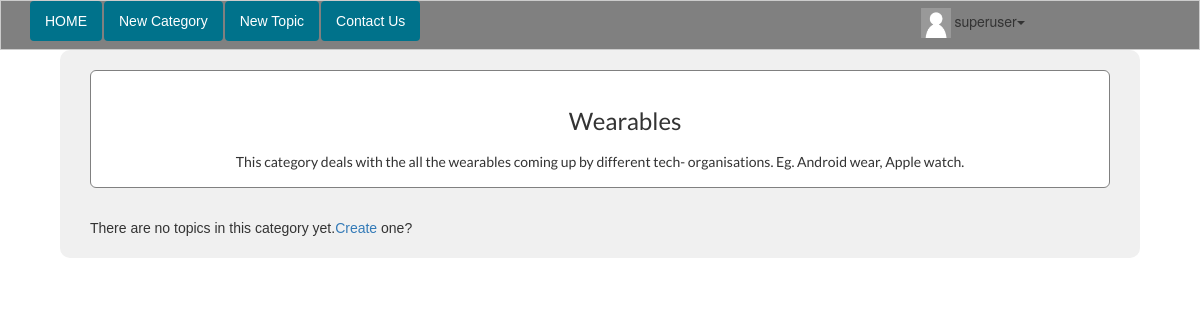
The page /category.php?id=4 (signed in) on the database its author committed.
### tables this page shows
CREATE TABLE IF NOT EXISTS `categories` (
  `id` int(8) NOT NULL AUTO_INCREMENT,
  `name` varchar(255) NOT NULL,
  `description` varchar(255) NOT NULL,
  `last_update` timestamp NOT NULL DEFAULT CURRENT_TIMESTAMP,
  PRIMARY KEY (`id`),
  UNIQUE KEY `cat_name_unique` (`name`)
);

### category.php (the view, shortened to what this page needs)
<?php
include 'header.php';
?>
<?php
$cat_id=  $_GET['id'];
$sql="SELECT categories.id, categories.name, categories.description FROM categories WHERE categories.id=$cat_id";
$result=  mysql_query($sql);
if(!$result)
{
    redirect("error404.php");
}
else
{
    if(mysql_num_rows($result)==0)
    {
        echo addslashes("This category doesn't exist");
    }
    else
    {
        $row=mysql_fetch_assoc($result);
        echo "<div class='jumbotron' id='jumbo-cat' ><h3>".$row['name']."</h3>";
        echo '<h5>'.$row['description'].'</h5></div>';
        $sql="SELECT topics.id,topics.subject,topics.date,topics.cat FROM topics WHERE topics.cat='$cat_id' ORDER BY topics.date desc";
        $result= mysql_query($sql);
        if(!$result)
        {
            echo addslashes("<h3>The topics couldn't be displayed.Try again.</h3>");
        }
        else
        {
              $no_of_topics = mysql_num_rows($result);
              if($no_of_topics == 0)
              {
                  echo 'There are no topics in this category yet.<a href="create_topic.php">Create</a> one?';
              }
        }
    }
}
include 'footer.php';
?>

### css/style.css (style rules this page uses)
body { margin: 0; padding: 0; width: 100%; background: white; text-align: center; }
.jumbotron { background-image: url("/geekportal/img/geekbg.jpg"); background-repeat: no-repeat; background-color: white; background-position: right; text-align: left; font-family: 'lato' ; }
h3 { margin: 3% 50px 2% 10%; padding : 0; }

### rows shown on the page
categories: name "Wearables", description "This category deals with the all the wearables coming up by different tech- organisations. Eg. Android wear, Apple watch."

### other values the page prints
$_SESSION['user_name'] "superuser"
